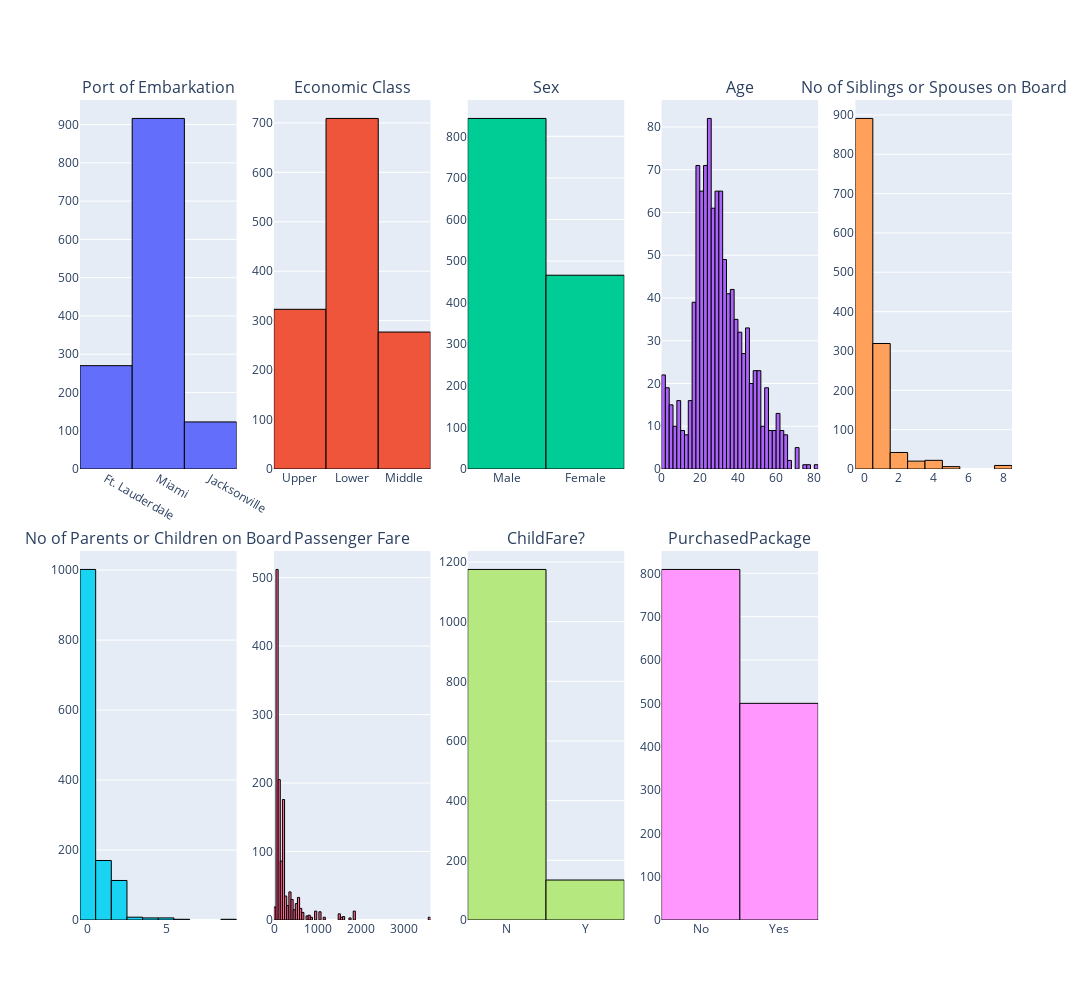

The notebook cell saved with this chart:
### Code cell
numRows = math.ceil(len(cruiseAnalysis.columns[1:]) / 5)

fig = make_subplots(rows = numRows, cols = 5, subplot_titles = cruiseAnalysis.columns[1:], vertical_spacing = 0.1)

for i, column in enumerate(cruiseAnalysis.columns[1:]):
    row = i // 5 + 1
    col = i % 5 + 1

    hist_trace = go.Histogram(x = cruiseAnalysis[column], name = column, marker = dict(line = dict(color = 'black', width = 1)))
    fig.add_trace(hist_trace, row = row, col = col)

fig.update_layout(height = numRows * 500, width = 2000, showlegend = False)
fig.show()

### Figure 1 — Plotly figure (JSON) as saved in the notebook; plotly's stock layout.template omitted (floating-point values rounded to 4 significant figures; data arrays with more than 128 entries replaced by an {"elided": "..."} marker saying what was removed)
{"data": [{"marker": {"line": {"color": "black", "width": 1}}, "name": "Port of Embarkation", "type": "histogram", "x": {"elided": "1309 str values"}, "xaxis": "x", "yaxis": "y"}, {"marker": {"line": {"color": "black", "width": 1}}, "name": "Economic Class", "type": "histogram", "x": {"elided": "1309 str values"}, "xaxis": "x2", "yaxis": "y2"}, {"marker": {"line": {"color": "black", "width": 1}}, "name": "Sex", "type": "histogram", "x": {"elided": "1309 str values"}, "xaxis": "x3", "yaxis": "y3"}, {"marker": {"line": {"color": "black", "width": 1}}, "name": "Age", "type": "histogram", "x": {"elided": "1309 float values"}, "xaxis": "x4", "yaxis": "y4"}, {"marker": {"line": {"color": "black", "width": 1}}, "name": "No of Siblings or Spouses on Board", "type": "histogram", "x": {"elided": "1309 int values"}, "xaxis": "x5", "yaxis": "y5"}, {"marker": {"line": {"color": "black", "width": 1}}, "name": "No of Parents or Children on Board", "type": "histogram", "x": {"elided": "1309 int values"}, "xaxis": "x6", "yaxis": "y6"}, {"marker": {"line": {"color": "black", "width": 1}}, "name": "Passenger Fare", "type": "histogram", "x": {"elided": "1309 float values"}, "xaxis": "x7", "yaxis": "y7"}, {"marker": {"line": {"color": "black", "width": 1}}, "name": "ChildFare?", "type": "histogram", "x": {"elided": "1309 str values"}, "xaxis": "x8", "yaxis": "y8"}, {"marker": {"line": {"color": "black", "width": 1}}, "name": "PurchasedPackage", "type": "histogram", "x": {"elided": "1309 str values"}, "xaxis": "x9", "yaxis": "y9"}], "layout": {"annotations": [{"font": {"size": 16}, "showarrow": false, "text": "Port of Embarkation", "x": 0.084, "xanchor": "center", "xref": "paper", "y": 1, "yanchor": "bottom", "yref": "paper"}, {"font": {"size": 16}, "showarrow": false, "text": "Economic Class", "x": 0.292, "xanchor": "center", "xref": "paper", "y": 1, "yanchor": "bottom", "yref": "paper"}, {"font": {"size": 16}, "showarrow": false, "text": "Sex", "x": 0.5, "xanchor": "center", "xref": "paper", "y": 1, "yanchor": "bottom", "yref": "paper"}, {"font": {"size": 16}, "showarrow": false, "text": "Age", "x": 0.708, "xanchor": "center", "xref": "paper", "y": 1, "yanchor": "bottom", "yref": "paper"}, {"font": {"size": 16}, "showarrow": false, "text": "No of Siblings or Spouses on Board", "x": 0.916, "xanchor": "center", "xref": "paper", "y": 1, "yanchor": "bottom", "yref": "paper"}, {"font": {"size": 16}, "showarrow": false, "text": "No of Parents or Children on Board", "x": 0.084, "xanchor": "center", "xref": "paper", "y": 0.45, "yanchor": "bottom", "yref": "paper"}, {"font": {"size": 16}, "showarrow": false, "text": "Passenger Fare", "x": 0.292, "xanchor": "center", "xref": "paper", "y": 0.45, "yanchor": "bottom", "yref": "paper"}, {"font": {"size": 16}, "showarrow": false, "text": "ChildFare?", "x": 0.5, "xanchor": "center", "xref": "paper", "y": 0.45, "yanchor": "bottom", "yref": "paper"}, {"font": {"size": 16}, "showarrow": false, "text": "PurchasedPackage", "x": 0.708, "xanchor": "center", "xref": "paper", "y": 0.45, "yanchor": "bottom", "yref": "paper"}], "height": 1000, "showlegend": false, "width": 2000, "xaxis": {"anchor": "y", "domain": [0, 0.168]}, "xaxis10": {"anchor": "y10", "domain": [0.832, 1]}, "xaxis2": {"anchor": "y2", "domain": [0.208, 0.376]}, "xaxis3": {"anchor": "y3", "domain": [0.416, 0.584]}, "xaxis4": {"anchor": "y4", "domain": [0.624, 0.792]}, "xaxis5": {"anchor": "y5", "domain": [0.832, 1]}, "xaxis6": {"anchor": "y6", "domain": [0, 0.168]}, "xaxis7": {"anchor": "y7", "domain": [0.208, 0.376]}, "xaxis8": {"anchor": "y8", "domain": [0.416, 0.584]}, "xaxis9": {"anchor": "y9", "domain": [0.624, 0.792]}, "yaxis": {"anchor": "x", "domain": [0.55, 1]}, "yaxis10": {"anchor": "x10", "domain": [0, 0.45]}, "yaxis2": {"anchor": "x2", "domain": [0.55, 1]}, "yaxis3": {"anchor": "x3", "domain": [0.55, 1]}, "yaxis4": {"anchor": "x4", "domain": [0.55, 1]}, "yaxis5": {"anchor": "x5", "domain": [0.55, 1]}, "yaxis6": {"anchor": "x6", "domain": [0, 0.45]}, "yaxis7": {"anchor": "x7", "domain": [0, 0.45]}, "yaxis8": {"anchor": "x8", "domain": [0, 0.45]}, "yaxis9": {"anchor": "x9", "domain": [0, 0.45]}}}
